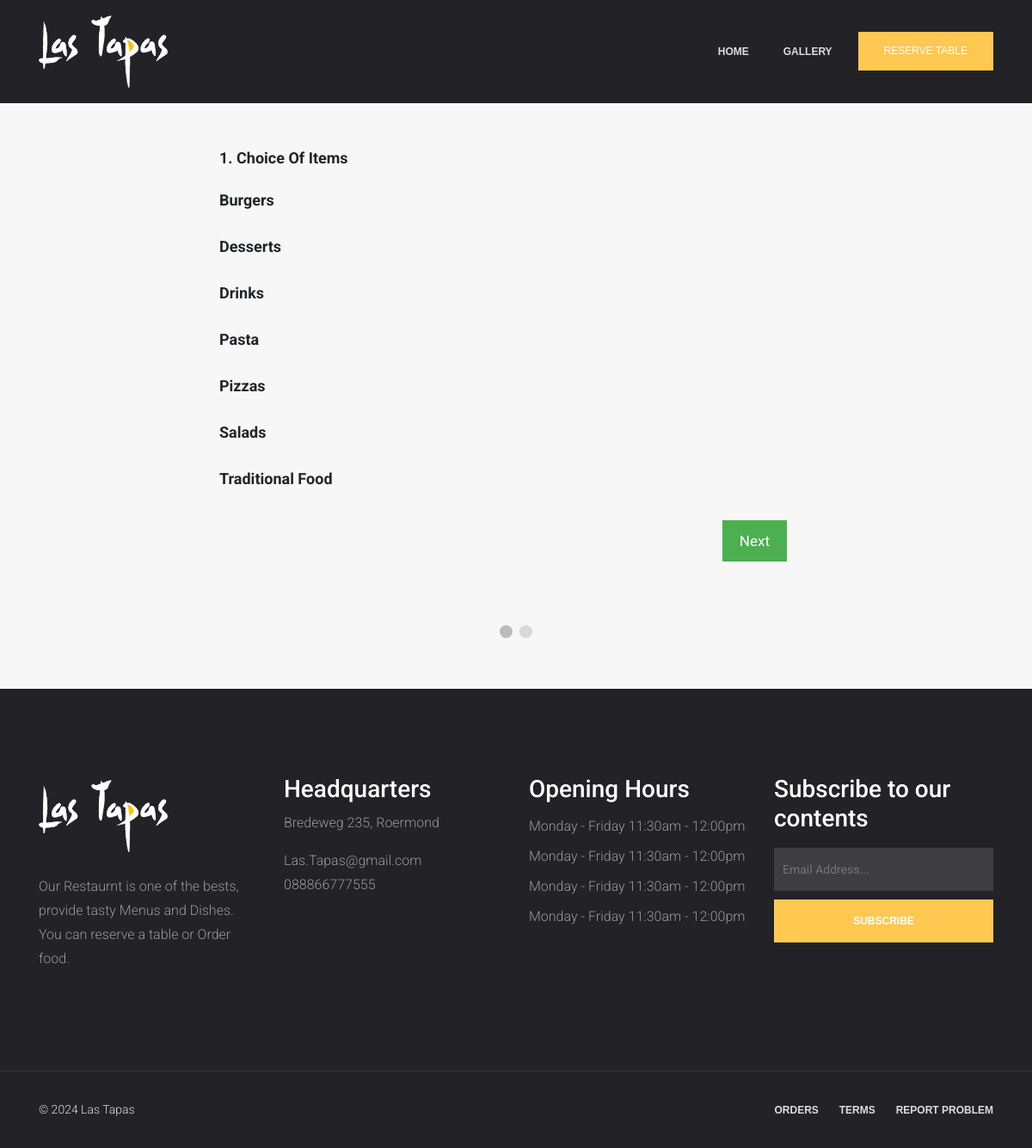
Page /order_food.php on the committed database.
### tables this page shows
CREATE TABLE `menu_categories` (
  `category_id` int(3) NOT NULL,
  `category_name` varchar(50) NOT NULL
);

### order_food.php (the view, shortened to what this page needs)
<?php
    include "connect.php";
    include "Includes/templates/header.php";
    include "Includes/templates/navbar.php";
?>
	<section class="order_food_section">
		<form method="post" id="order_food_form" action="order_food.php">
			<div class="select_menus_tab order_food_tab" id="menus_tab">
                <div class="text_header">
                    <span>
                        1. Choice of Items
                    </span>
                </div>
				<div>
					<?php
						$stmt = $con->prepare("Select * from menu_categories");
                    	$stmt->execute();
                    	$menu_categories = $stmt->fetchAll();
                    	foreach($menu_categories as $category)
                    	{
                    		?>
                    			<div class="text_header">
									<span>
										<?php echo $category['category_name']; ?>
									</span>
								</div>
                    		<?php
                    	}
					?>
				</div>
			</div>
            <div style="overflow:auto;padding: 30px;">
                <div style="float:right;">
                    <button type="button" id="nextBtn" class="next_prev_buttons" onclick="nextPrev(1)">Next</button>
                </div>
            </div>
            <div style="text-align:center;margin-top:40px;">
                <span class="step"></span>
                <span class="step"></span>
            </div>
		</form>
	</section>
    <section class="widget_section" style="background-color: #222227;padding: 100px 0;">
        <div class="container">
            <div class="row">
                <div class="col-lg-3 col-md-6">
                    <div class="footer_widget">
                        <img src="Design/images/restaurant-logo.png" alt="Restaurant Logo" style="width: 150px;margin-bottom: 20px;">
                        <p>
                            Our Restaurnt is one of the bests, provide tasty Menus and Dishes. You can reserve a table or Order food.
                        </p>
                    </div>
                </div>
                <div class="col-lg-3 col-md-6">
                     <div class="footer_widget">
                        <h3>Headquarters</h3>
                        <p>
                            Bredeweg 235, Roermond
                        </p>
                        <p>
                            Las.Tapas@gmail.com
                            <br>
                            088866777555
                        </p>
                     </div>
                </div>
                <div class="col-lg-3 col-md-6">
                    <div class="footer_widget">
                        <h3>
                            Opening Hours
                        </h3>
                        <ul class="opening_time">
                            <li>Monday - Friday 11:30am - 12:00pm</li>
                            <li>Monday - Friday 11:30am - 12:00pm</li>
                            <li>Monday - Friday 11:30am - 12:00pm</li>
                            <li>Monday - Friday 11:30am - 12:00pm</li>
                        </ul>
                    </div>
                </div>
                <div class="col-lg-3 col-md-6">
                    <div class="footer_widget">
                        <h3>Subscribe to our contents</h3>
                        <div class="subscribe_form">
                            <form action="#" class="subscribe_form" novalidate="true">
                                <input type="email" name="EMAIL" id="subs-email" class="form_input" placeholder="Email Address...">
                                <button type="submit" class="submit">SUBSCRIBE</button>
                                <div class="clearfix"></div>
                            </form>
                        </div>
                    </div>
                </div>
            </div>
        </div>
    </section>
    <?php include "Includes/templates/footer.php"; ?>

### Includes/templates/header.php (shortened to what this page needs)
<!DOCTYPE html>
<html lang="en">
	<head>
		<link rel="stylesheet" type="text/css" href="Design/css/bootstrap.min.css">
		<link rel="stylesheet" type="text/css" href="Design/fonts/css/all.min.css">
		<link rel="stylesheet" type="text/css" href="Design/css/main.css">
		<link rel="stylesheet" type="text/css" href="Design/css/responsive.css">
	</head>
	<body>

### Includes/templates/navbar.php
   <header id="header" class="header-section">
       <div class="container">
           <nav class="navbar">
               <a href="index.php" class="navbar-brand">
                   <img src="Design/images/restaurant-logo.png" alt="Restaurant Logo" style="width: 150px;">
               </a>
               <div class="d-flex menu-wrap align-items-center">
                   <div class="mainmenu" id="mainmenu">
                       <ul class="nav">
                           <li><a href="index.php#home">HOME</a></li>
                           <li><a href="index.php#gallery">GALLERY</a></li>
                       </ul>
                   </div>
                   <div class="header-btn" style="margin-left:10px">
                       <a href="table-reservation.php" target="_blank" class="menu-btn">Reserve Table</a>
                   </div>
               </div>
           </nav>
       </div>
   </header>
<div class="header-height" style="height: 120px;"></div>

### Includes/templates/footer.php (shortened to what this page needs)
		<footer class="footer_section">
			<div class="container">
				<div class="row">
					<div class="col-md-6 xs-padding">
						<div class="copyright">
							©
							Las Tapas
						</div>
					</div>
					<div class="col-md-6 xs-padding">
						<ul class="footer_social">
							<li><a href="#">Orders</a></li>
							<li><a href="#">Terms</a></li>
							<li><a href="#">Report Problem</a></li>
						</ul>
					</div>
				</div>
			</div>
		</footer>
	</body>
</html>

### Design/css/main.css (style rules this page uses)
a, a:hover { text-decoration: none !important; }
ul { display: block; list-style: none; padding: 0; margin: 0; }
html { scroll-behavior: smooth; }
body { font-family: 'Roboto', sans-serif; font-size: 16px; line-height: 28px; font-weight: 300; }
.navbar { border: medium none; -moz-border-radius: 0; -webkit-border-radius: 0; -ms-border-radius: 0; border-radius: 0; margin: 0; position: relative; padding: 0 !important; }
.header-section { transition: all .3s ease-in-out; }
.header-section { background-color:#222227; width:100%; height:120px; z-index:999; position:fixed; left:0; top:0; padding:0; display:flex; align-items:center }
.menu-wrap { position: relative; }
ul.nav>li { position: relative; }
ul.nav>li>a { color: #ddd; font-family: work sans,sans-serif; display: inline-block; vertical-align: middle; padding: 0 20px; letter-spacing: 0; font-size: 12px; font-weight: 600; text-transform: uppercase; line-height: 80px; z-index: 1; transition: 0.5s; }
.header-btn .menu-btn { background-color: #ffc851; font-family: work sans,sans-serif; font-size: 12px; text-transform: uppercase; color: #fff; padding: 0 30px; height: 45px; line-height: 45px; display: block; margin: 0; }
.footer_widget p { color: #999; }
.footer_widget h3 { color: #fff; }
.subscribe_form { display: block; text-align: center; padding: 5px 0; }
.subscribe_form .form_input { display: block; background-color: rgba(119, 119, 119, 0.33); color: #fff; border: none; font-size: 14px; line-height: 50px; padding: 0 10px; float: left; width: 100%; margin-bottom: 10px; transition: all 0.5s ease-in-out; }
.opening_time li { color: #999; line-height: 35px; }
.subscribe_form .submit { background-color: #ffc851; color: #fff; font-family: "Work Sans", sans-serif; font-size: 12px; font-weight: 600; line-height: 50px; display: inline-block; padding: 0 10px; float: left; width: 100%; cursor: pointer; border: none; transition: all 0.5s ease-in-out; }
.footer_section { display: block; background-color: #222227; border-top: 1px solid #333; padding: 30px 0; }
.footer_section .copyright { font-size: 14px; color: #ddd; }
.footer_social { display: block; text-align: right; }
.footer_social li { display: inline-block; }
.footer_social li a { font-family: "Work Sans",sans-serif; color: #ddd; font-size: 12px; font-weight: 600; text-transform: uppercase; margin-left: 20px; }

### order_food.php (style rules this page uses)
body { background: #f7f7f7; }
.text_header { margin-bottom: 5px; font-size: 18px; font-weight: bold; line-height: 1.5; margin-top: 22px; text-transform: capitalize; }
.order_food_section { max-width: 720px; margin: 50px auto; padding: 0px 15px; }
.step { height: 15px; width: 15px; margin: 0 2px; background-color: #bbbbbb; border: none; border-radius: 50%; display: inline-block; opacity: 0.5; }
.step.active { opacity: 1; }
.order_food_tab { display: none; }
.next_prev_buttons { background-color: #4CAF50; color: #ffffff; border: none; padding: 10px 20px; font-size: 17px; cursor: pointer; }

### rows in the picture
menu_categories: category_name "Burgers"
menu_categories: category_name "Desserts"
menu_categories: category_name "Drinks"
menu_categories: category_name "Pasta"
menu_categories: category_name "Pizzas"
menu_categories: category_name "Salads"
menu_categories: category_name "Traditional Food"
